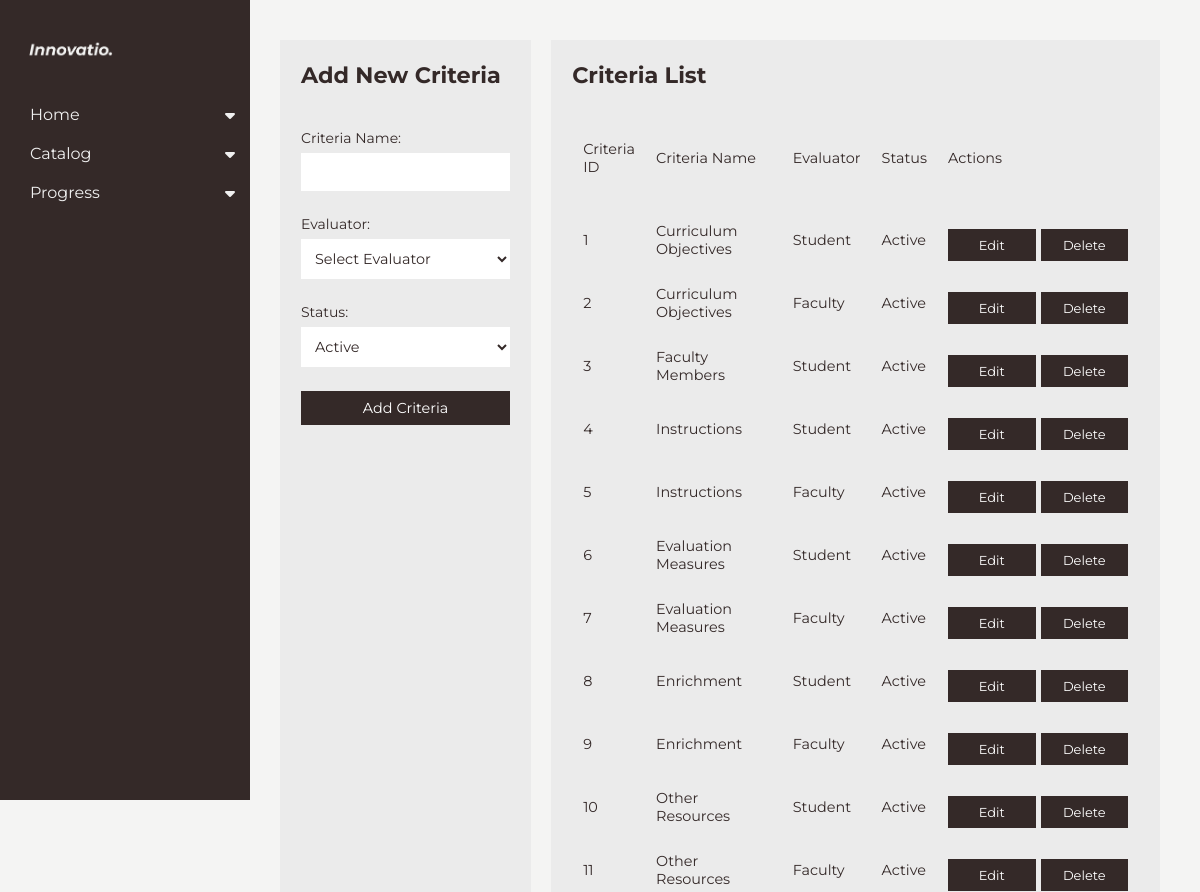
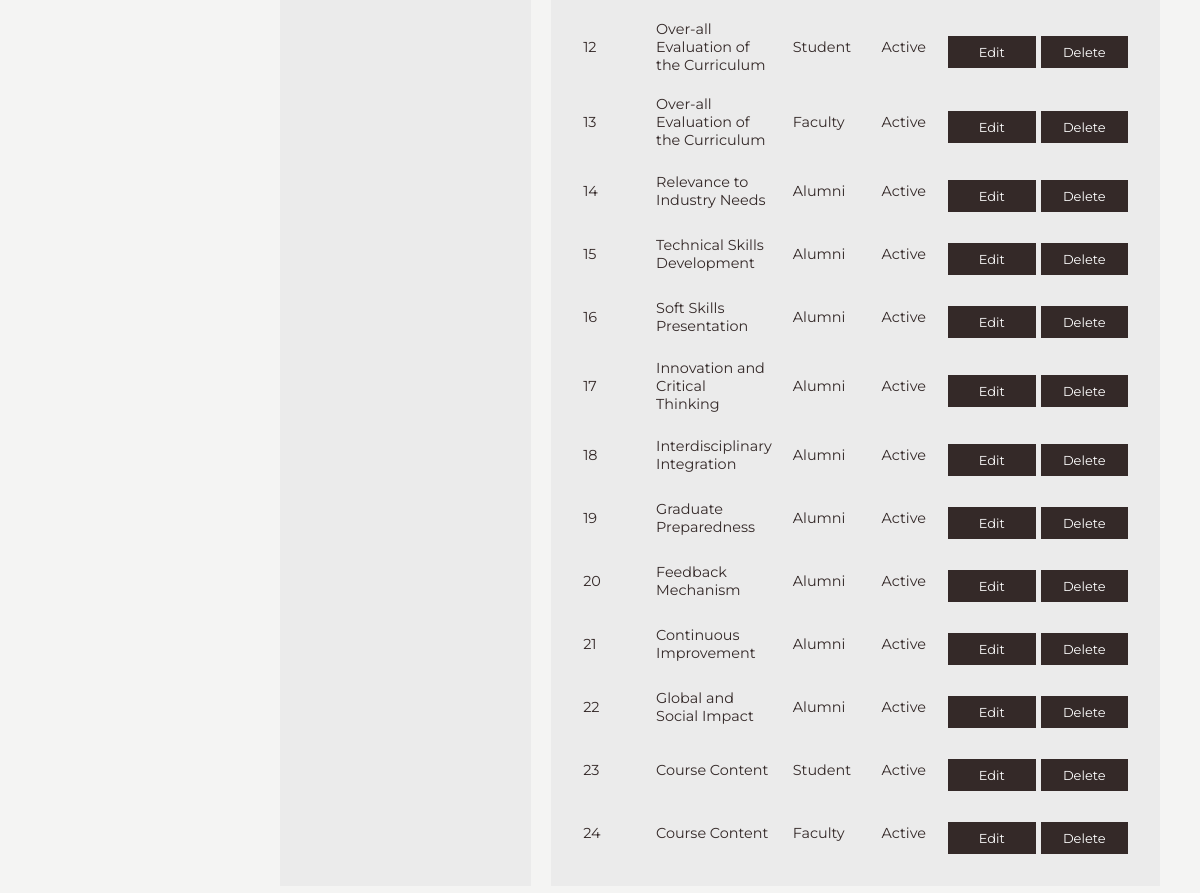
Screenshot of /admin/criteria.php (signed in) with the database file from the repository (2 pictures, top to bottom).
### tables this page shows
CREATE TABLE `criteria` (
  `criteria_id` int(10) NOT NULL,
  `criteria_name` text NOT NULL,
  `evaluator_type` enum('Student','Faculty','Alumni') NOT NULL,
  `active_flag` tinyint(1) NOT NULL
);

### admin/criteria.php (the view, shortened to what this page needs)
<?php
    $servername = "localhost";
    $username = "root";
    $password = "";
    $dbname = "evala_db1";
    $conn = new mysqli($servername, $username, $password, $dbname);
    $sql = "SELECT `criteria`.* FROM `criteria`";
    $result = $conn->query($sql);
?>
<!DOCTYPE html>
<html lang="en">
<head>
    <link rel="stylesheet" href="../admin-css/modal.css">
    <link rel="stylesheet" href="../admin-css/criteria.css">
</head>
<body>
<div class="navigator">
    <?php include('../admin/index.php'); ?>
</div>
<div class="parent-criteria-container">
    <div class="criteria-add">
        <h2>Add New Criteria</h2>
        <form method="POST" action="">
            <div class="form-group">
                <label for="criteria_name">Criteria Name:</label>
                <input type="text" id="criteria_name" name="criteria_name" required>
            </div>
            <div class="form-group">
                <label for="evaluator_type">Evaluator:</label>
                <select id="evaluator_type" name="evaluator_type" required>
                    <option value="">Select Evaluator</option>
                </select>
            </div>
            <div class="form-group">
                <label for="status">Status:</label>
                <select id="status" name="status" required>
                    <option value="active">Active</option>
                </select>
            </div>
            <div class="form-group">
                <button type="submit" name="add_criteria">Add Criteria</button>
            </div>
        </form>
    </div>
    <div class="criteria-list">
        <h2>Criteria List</h2>
        <table border="1">
            <thead>
                <tr>
                    <th>Criteria ID</th>
                    <th>Criteria Name</th>
                    <th>Evaluator</th>
                    <th>Status</th>
                    <th>Actions</th>
                </tr>
            </thead>
            <tbody>
                <?php
                if ($result->num_rows > 0) {
                    while ($row = $result->fetch_assoc()) {
                        $status = $row['active_flag'] == 1 ? 'Active' : 'Locked';
                        echo "<tr>
                                <td>{$row['criteria_id']}</td>
                                <td>{$row['criteria_name']}</td>
                                <td>{$row['evaluator_type']}</td>
                                <td>$status</td>
                                <td>
                                    <div class='buttons'>
                                        <button class='edit-btn'
                                            data-id='{$row['criteria_id']}'
                                            data-name='{$row['criteria_name']}'
                                            data-type='{$row['evaluator_type']}'
                                            data-status='$status'>
                                            Edit
                                        </button>
                                        <button class='delete-btn' data-id='{$row['criteria_id']}'>Delete</button>
                                    </div>
                                </td>
                            </tr>";
                    }
                } else {
                    echo "<tr><td colspan='5'>No criteria found.</td></tr>";
                }
                ?>
            </tbody>
        </table>
    </div>
</div>
</body>
</html>

### admin/index.php (shortened to what this page needs)
<!DOCTYPE html>
<html lang="en">
<head>
    <link href="https://cdnjs.cloudflare.com/ajax/libs/font-awesome/6.0.0-beta3/css/all.min.css" rel="stylesheet">
</head>
<body>
    <div class="sidebar">
        <img src="../creator_profile/icon.png" alt="Icon">
        <button class="dropdown-btn">Home <i class="fa fa-caret-down"></i></button>
        <button class="dropdown-btn">Catalog <i class="fa fa-caret-down"></i></button>
        <button class="dropdown-btn">Progress <i class="fa fa-caret-down"></i></button>
    </div>
</body>
</html>

### admin-css/modal.css (style rules this page uses)
label { text-align: left; }

### admin-css/criteria.css (style rules this page uses)
:root { --text-color: #342928; --background-color: #f4f4f3; --gray-color: #ebebeb; --placeholder: #a6a6a6; --text-gray: #727271; --font-family: "Montserrat", sans-serif; --navigator-width: 200px; --section-gap: 20px; }
* { margin: 0; padding: 0; box-sizing: border-box; font-family: var(--font-family); }
body { background-color: var(--background-color); color: var(--text-color); display: flex; }
.navigator { width: var(--navigator-width); margin-right: 60px; }
.parent-criteria-container { display: flex; flex: 1; gap: var(--section-gap); padding: 20px; padding-left: 0; }
.criteria-add { background-color: var(--gray-color); width: 30%; color: var(--text-color); padding: 20px; border: 1px solid var(--gray-color); height: auto; box-shadow: none; gap: 10px; }
.criteria-add label { font-size: 14px; margin-bottom: 6px; display: block; }
.criteria-list { background-color: var(--gray-color); width: 70%; color: var(--text-color); padding: 20px; border: 1px solid var(--gray-color); box-shadow: none; }
.criteria-list table { width: 100%; border-collapse: collapse; margin-top: 10px; }
.criteria-list table th, .criteria-list table td { border: 1px solid var(--gray-color); padding: 10px; text-align: left; font-size: 0.9em; color: var(--text-color); }
.criteria-list table th { background-color: var(--gray-color); font-weight: 400; padding-bottom: 2rem; }
.criteria-list table td { background-color: var(--gray-color); }
.criteria-list .buttons { display: flex; width: 180px; text-align: center; margin-top: 10px; gap: 5px; }
form { display: flex; flex-direction: column; gap: 14px; }
.criteria-add h2, .criteria-list h2 { font-size: 1.4em; margin-bottom: 40px; color: #342928; }
button { background-color: #342928; color: white; border: none; padding: 8px 16px; cursor: pointer; font-size: 0.9em; width: 100%; }
input, select { width: 100%; padding: 10px; border: none; background-color: #ffffff; color: var(--text-color); margin-bottom: 10px; font-size: 0.9em; outline: none; }

### admin/index.php (style rules this page uses)
:root { --text-color: #342928; --background-color: #f4f4f3; --gray-color: #ebebeb; --placeholder: #a6a6a6; --text-gray: #727271; --font-family: "Montserrat", sans-serif; }
body { font-family: var(--font-family); background-color: var(--background-color); color: var(--text-color); margin: 0; padding: 20px; }
.sidebar { width: 250px; height: 100vh; position: fixed; top: 0; left: 0; background-color: var(--text-color); color: #f0f0f0; padding-top: 20px; padding-left: 15px; transition: all 0.3s ease; }
.dropdown-btn { background: none; border: none; color: #f0f0f0; text-align: left; width: 100%; padding: 10px 15px; cursor: pointer; font-size: 16px; display: flex; align-items: center; justify-content: space-between; font-family: inherit; }
.sidebar img { width: 50%; padding: 20px 20px 32px 14px; }

### rows the page displays
criteria: criteria_id "1", criteria_name "Curriculum Objectives", evaluator_type "Student", active_flag "Active"
criteria: criteria_id "2", criteria_name "Curriculum Objectives", evaluator_type "Faculty", active_flag "Active"
criteria: criteria_id "3", criteria_name "Faculty Members", evaluator_type "Student", active_flag "Active"
criteria: criteria_id "4", criteria_name "Instructions", evaluator_type "Student", active_flag "Active"
criteria: criteria_id "5", criteria_name "Instructions", evaluator_type "Faculty", active_flag "Active"
criteria: criteria_id "6", criteria_name "Evaluation Measures", evaluator_type "Student", active_flag "Active"
criteria: criteria_id "7", criteria_name "Evaluation Measures", evaluator_type "Faculty", active_flag "Active"
criteria: criteria_id "8", criteria_name "Enrichment", evaluator_type "Student", active_flag "Active"
criteria: criteria_id "9", criteria_name "Enrichment", evaluator_type "Faculty", active_flag "Active"
criteria: criteria_id "10", criteria_name "Other Resources", evaluator_type "Student", active_flag "Active"
criteria: criteria_id "11", criteria_name "Other Resources", evaluator_type "Faculty", active_flag "Active"
criteria: criteria_id "12", criteria_name "Over-all Evaluation of the Curriculum", evaluator_type "Student", active_flag "Active"
criteria: criteria_id "13", criteria_name "Over-all Evaluation of the Curriculum", evaluator_type "Faculty", active_flag "Active"
criteria: criteria_id "14", criteria_name "Relevance to Industry Needs", evaluator_type "Alumni", active_flag "Active"
criteria: criteria_id "15", criteria_name "Technical Skills Development", evaluator_type "Alumni", active_flag "Active"
criteria: criteria_id "16", criteria_name "Soft Skills Presentation", evaluator_type "Alumni", active_flag "Active"
criteria: criteria_id "17", criteria_name "Innovation and Critical Thinking", evaluator_type "Alumni", active_flag "Active"
criteria: criteria_id "18", criteria_name "Interdisciplinary Integration", evaluator_type "Alumni", active_flag "Active"
criteria: criteria_id "19", criteria_name "Graduate Preparedness", evaluator_type "Alumni", active_flag "Active"
criteria: criteria_id "20", criteria_name "Feedback Mechanism", evaluator_type "Alumni", active_flag "Active"
criteria: criteria_id "21", criteria_name "Continuous Improvement", evaluator_type "Alumni", active_flag "Active"
criteria: criteria_id "22", criteria_name "Global and Social Impact", evaluator_type "Alumni", active_flag "Active"
criteria: criteria_id "23", criteria_name "Course Content", evaluator_type "Student", active_flag "Active"
criteria: criteria_id "24", criteria_name "Course Content", evaluator_type "Faculty", active_flag "Active"
